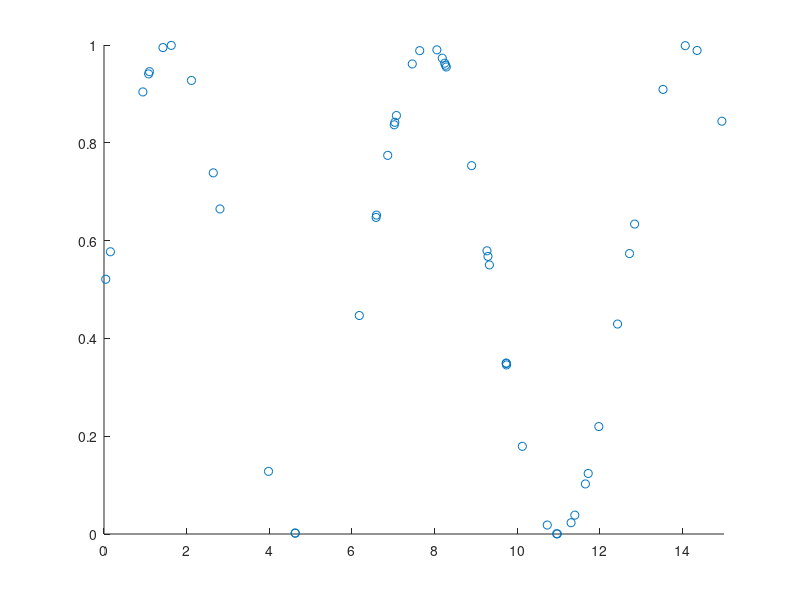

This figure's MATLAB source: (Note: this script raises an error after producing the figure.)
data_num=50;
xdata = 15*rand(1,data_num);
labels = (sin(xdata)+1)/2; % between 0 and 1
 
figure(1)
scatter(xdata, labels);
xlim([0,15])

IU = 1;     % a number of input neurons
HU = 30;     % a number of hidden neurons
OU = 1;     % a number of output neurons
 
% initialize weights and biases
% as random numbers between -1.0 and 1.0.
w = 2.0*rand(HU,IU) - 1.0;
b = 2.0*rand(HU,1) - 1.0;
u = 2.0*rand(OU,HU) - 1.0;
c = 2.0*rand(OU,1) - 1.0;

layer1 = Affine(w,b);
layer2 = Sigmoid();
layer3 = Affine(u,c);
layer4 = Sigmoid();
layer5 = MSE();

EPOCH=20000; % a number of training epochs
LAMBDA=0.1; % learning rate

for epoch=1:EPOCH
  p = layer1.forward(xdata);
  y = layer2.forward(p);
  q = layer3.forward(y);
  z = layer4.forward(q);
  loss(epoch) = layer5.forward(z,labels);
  
  %calculate gradient
  dz = layer5.backward();
  dq = layer4.backward(dz);
  dy = layer3.backward(dq);
  dp = layer2.backward(dy);
  dx = layer1.backward(dp);
  
  %learning weights and biases
  layer1.update(LAMBDA);
  layer3.update(LAMBDA);
end

% Display loss change graph
figure(2);
plot(loss)
axis([0 EPOCH 0 max(loss)])
xlabel('Epoch');
ylabel('LOSS');

% Display output graph
xt = [0:0.01:15];
pt = layer1.forward(xt);
yt = layer2.forward(pt);
qt = layer3.forward(yt);
zt = layer4.forward(qt);

figure(3);
plot(xt,zt)
xlim([0,15])
